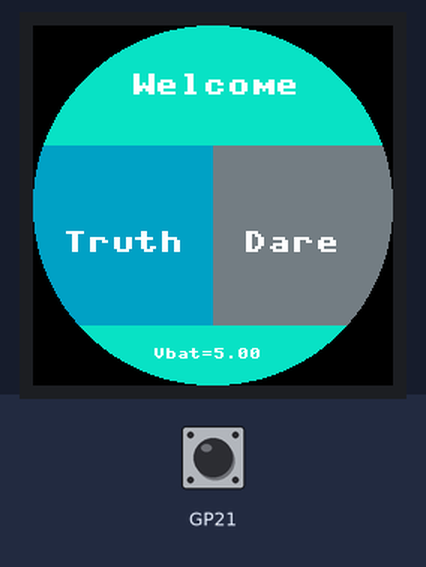
Bench run of a program on a simulated Raspberry Pi Pico running MicroPython. Parts: 240×240 colour display. Inputs (shaded band) come from the test bench; at power-on: GP21 HIGH. Random numbers come from a fixed seed; what the program prints to the serial console is not drawn.

Above: at 0.3 s.

The program:

main.py
```python
from machine import Pin,I2C,SPI,PWM,Timer,ADC
import framebuf
import time, random
Vbat_Pin = 29

#Pin definition  引脚定义
I2C_SDA = 6
I2C_SDL = 7
I2C_INT = 17
I2C_RST = 16

DC = 8
CS = 9
SCK = 10
MOSI = 11
MISO = 12
RST = 13

BL = 25

""

#LCD Driver  LCD驱动
class LCD_1inch28(framebuf.FrameBuffer):
    def __init__(self): #SPI initialization  SPI初始化
        self.width = 240
        self.height = 240

        self.cs = Pin(CS,Pin.OUT)
        self.rst = Pin(RST,Pin.OUT)

        self.cs(1)
        self.spi = SPI(1,100_000_000,polarity=0, phase=0,bits= 8,sck=Pin(SCK),mosi=Pin(MOSI),miso=None)
        self.dc = Pin(DC,Pin.OUT)
        self.dc(1)
        self.buffer = bytearray(self.height * self.width * 2)
        super().__init__(self.buffer, self.width, self.height, framebuf.RGB565)
        self.init_display()

        #Define color, Micropython fixed to BRG format  定义颜色，Micropython固定为BRG格式
        self.red   =   0x07E0
        self.green =   0x001f
        self.blue  =   0xf800
        self.white =   0xffff
        self.black =   0x0000
        self.brown =   0X8430

        self.fill(self.white) #Clear screen  清屏
        self.show()#Show  显示

        self.pwm = PWM(Pin(BL))
        self.pwm.freq(5000) #Turn on the backlight  开背光

    def write_cmd(self, cmd): #Write command  写命令
        self.cs(1)
        self.dc(0)
        self.cs(0)
        self.spi.write(bytearray([cmd]))
        self.cs(1)

    def write_data(self, buf): #Write data  写数据
        self.cs(1)
        self.dc(1)
        self.cs(0)
        self.spi.write(bytearray([buf]))
        self.cs(1)

    def set_bl_pwm(self,duty): #Set screen brightness  设置屏幕亮度
        self.pwm.duty_u16(duty)#max 65535

    def init_display(self): #LCD initialization  LCD初始化
        """Initialize dispaly"""
        self.rst(1)
        time.sleep(0.01)
        self.rst(0)
        time.sleep(0.01)
        self.rst(1)
        time.sleep(0.05)

        self.write_cmd(0xEF)
        self.write_cmd(0xEB)
        self.write_data(0x14)

        self.write_cmd(0xFE)
        self.write_cmd(0xEF)

        self.write_cmd(0xEB)
        self.write_data(0x14)

        self.write_cmd(0x84)
        self.write_data(0x40)

        self.write_cmd(0x85)
        self.write_data(0xFF)

        self.write_cmd(0x86)
        self.write_data(0xFF)

        self.write_cmd(0x87)
        self.write_data(0xFF)

        self.write_cmd(0x88)
        self.write_data(0x0A)

        self.write_cmd(0x89)
        self.write_data(0x21)

        self.write_cmd(0x8A)
        self.write_data(0x00)

        self.write_cmd(0x8B)
        self.write_data(0x80)

        self.write_cmd(0x8C)
        self.write_data(0x01)

        self.write_cmd(0x8D)
        self.write_data(0x01)

        self.write_cmd(0x8E)
        self.write_data(0xFF)

        self.write_cmd(0x8F)
        self.write_data(0xFF)


        self.write_cmd(0xB6)
        self.write_data(0x00)
        self.write_data(0x20)

        self.write_cmd(0x36)
        self.write_data(0x98)

        self.write_cmd(0x3A)
        self.write_data(0x05)


        self.write_cmd(0x90)
        self.write_data(0x08)
        self.write_data(0x08)
        self.write_data(0x08)
        self.write_data(0x08)

        self.write_cmd(0xBD)
        self.write_data(0x06)

        self.write_cmd(0xBC)
        self.write_data(0x00)

        self.write_cmd(0xFF)
        self.write_data(0x60)
        self.write_data(0x01)
        self.write_data(0x04)

        self.write_cmd(0xC3)
        self.write_data(0x13)
        self.write_cmd(0xC4)
        self.write_data(0x13)

        self.write_cmd(0xC9)
        self.write_data(0x22)

        self.write_cmd(0xBE)
        self.write_data(0x11)

        self.write_cmd(0xE1)
        self.write_data(0x10)
        self.write_data(0x0E)

        self.write_cmd(0xDF)
        self.write_data(0x21)
        self.write_data(0x0c)
        self.write_data(0x02)

        self.write_cmd(0xF0)
        self.write_data(0x45)
        self.write_data(0x09)
        self.write_data(0x08)
        self.write_data(0x08)
        self.write_data(0x26)
        self.write_data(0x2A)

        self.write_cmd(0xF1)
        self.write_data(0x43)
        self.write_data(0x70)
        self.write_data(0x72)
        self.write_data(0x36)
        self.write_data(0x37)
        self.write_data(0x6F)


        self.write_cmd(0xF2)
        self.write_data(0x45)
        self.write_data(0x09)
        self.write_data(0x08)
        self.write_data(0x08)
        self.write_data(0x26)
        self.write_data(0x2A)

        self.write_cmd(0xF3)
        self.write_data(0x43)
        self.write_data(0x70)
        self.write_data(0x72)
        self.write_data(0x36)
        self.write_data(0x37)
        self.write_data(0x6F)

        self.write_cmd(0xED)
        self.write_data(0x1B)
        self.write_data(0x0B)

        self.write_cmd(0xAE)
        self.write_data(0x77)

        self.write_cmd(0xCD)
        self.write_data(0x63)


        self.write_cmd(0x70)
        self.write_data(0x07)
        self.write_data(0x07)
        self.write_data(0x04)
        self.write_data(0x0E)
        self.write_data(0x0F)
        self.write_data(0x09)
        self.write_data(0x07)
        self.write_data(0x08)
        self.write_data(0x03)

        self.write_cmd(0xE8)
        self.write_data(0x34)

        self.write_cmd(0x62)
        self.write_data(0x18)
        self.write_data(0x0D)
        self.write_data(0x71)
        self.write_data(0xED)
        self.write_data(0x70)
        self.write_data(0x70)
        self.write_data(0x18)
        self.write_data(0x0F)
        self.write_data(0x71)
        self.write_data(0xEF)
        self.write_data(0x70)
        self.write_data(0x70)

        self.write_cmd(0x63)
        self.write_data(0x18)
        self.write_data(0x11)
        self.write_data(0x71)
        self.write_data(0xF1)
        self.write_data(0x70)
        self.write_data(0x70)
        self.write_data(0x18)
        self.write_data(0x13)
        self.write_data(0x71)
        self.write_data(0xF3)
        self.write_data(0x70)
        self.write_data(0x70)

        self.write_cmd(0x64)
        self.write_data(0x28)
        self.write_data(0x29)
        self.write_data(0xF1)
        self.write_data(0x01)
        self.write_data(0xF1)
        self.write_data(0x00)
        self.write_data(0x07)

        self.write_cmd(0x66)
        self.write_data(0x3C)
        self.write_data(0x00)
        self.write_data(0xCD)
        self.write_data(0x67)
        self.write_data(0x45)
        self.write_data(0x45)
        self.write_data(0x10)
        self.write_data(0x00)
        self.write_data(0x00)
        self.write_data(0x00)

        self.write_cmd(0x67)
        self.write_data(0x00)
        self.write_data(0x3C)
        self.write_data(0x00)
        self.write_data(0x00)
        self.write_data(0x00)
        self.write_data(0x01)
        self.write_data(0x54)
        self.write_data(0x10)
        self.write_data(0x32)
        self.write_data(0x98)

        self.write_cmd(0x74)
        self.write_data(0x10)
        self.write_data(0x85)
        self.write_data(0x80)
        self.write_data(0x00)
        self.write_data(0x00)
        self.write_data(0x4E)
        self.write_data(0x00)

        self.write_cmd(0x98)
        self.write_data(0x3e)
        self.write_data(0x07)

        self.write_cmd(0x35)
        self.write_cmd(0x21)

        self.write_cmd(0x11)

        self.write_cmd(0x29)

    #设置窗口
    def setWindows(self,Xstart,Ystart,Xend,Yend):
        self.write_cmd(0x2A)
        self.write_data(0x00)
        self.write_data(Xstart)
        self.write_data(0x00)
        self.write_data(Xend-1)

        self.write_cmd(0x2B)
        self.write_data(0x00)
        self.write_data(Ystart)
        self.write_data(0x00)
        self.write_data(Yend-1)

        self.write_cmd(0x2C)

    #Show  显示
    def show(self):
        self.setWindows(0,0,self.width,self.height)

        self.cs(1)
        self.dc(1)
        self.cs(0)
        self.spi.write(self.buffer)
        self.cs(1)

    '''
        Partial display, the starting point of the local
        display here is reduced by 10, and the end point
        is increased by 10
    '''
    #Partial display, the starting point of the local display here is reduced by 10, and the end point is increased by 10
    #局部显示，这里的局部显示起点减少10，终点增加10
    def Windows_show(self,Xstart,Ystart,Xend,Yend):
        if Xstart > Xend:
            data = Xstart
            Xstart = Xend
            Xend = data

        if (Ystart > Yend):
            data = Ystart
            Ystart = Yend
            Yend = data

        if Xstart <= 10:
            Xstart = 10
        if Ystart <= 10:
            Ystart = 10

        Xstart -= 10;Xend += 10
        Ystart -= 10;Yend += 10

        self.setWindows(Xstart,Ystart,Xend,Yend)
        self.cs(1)
        self.dc(1)
        self.cs(0)
        for i in range (Ystart,Yend-1):
            Addr = (Xstart * 2) + (i * 240 * 2)
            self.spi.write(self.buffer[Addr : Addr+((Xend-Xstart)*2)])
        self.cs(1)

    #Write characters, size is the font size, the minimum is 1
    #写字符，size为字体大小,最小为1
    def write_text(self,text,x,y,size,color):
        ''' Method to write Text on OLED/LCD Displays
            with a variable font size

            Args:
                text: the string of chars to be displayed
                x: x co-ordinate of starting position
                y: y co-ordinate of starting position
                size: font size of text
                color: color of text to be displayed
        '''
        background = self.pixel(x,y)
        info = []
        # Creating reference charaters to read their values
        self.text(text,x,y,color)
        for i in range(x,x+(8*len(text))):
            for j in range(y,y+8):
                # Fetching amd saving details of pixels, such as
                # x co-ordinate, y co-ordinate, and color of the pixel
                offsetFromRight = 0
                pixelX = i
                pixelY = j

                # $$ EXPERIMENTAL $$
                if i >= 240-offsetFromRight: # If text goes past 240px (watch width), it pushes it to next line
                    pixelX = x
                    pixelY = j+15 # Height between text

                px_color = self.pixel(pixelX,pixelY)
                info.append((pixelX,pixelY,px_color)) if px_color == color else None
        # Clearing the reference characters from the screen
        self.text(text,x,y,background)
        # Writing the custom-sized font characters on screen
        for px_info in info:
            self.fill_rect(size*px_info[0] - (size-1)*x , size*px_info[1] - (size-1)*y, size, size, px_info[2])


#Touch drive  触摸驱动
class Touch_CST816T(object):
    #Initialize the touch chip  初始化触摸芯片
    def __init__(self,address=0x15,mode=0,i2c_num=1,i2c_sda=6,i2c_scl=7,int_pin=21,rst_pin=22,LCD=None):
        self._bus = I2C(id=i2c_num,scl=Pin(i2c_scl),sda=Pin(i2c_sda),freq=400_000) #Initialize I2C 初始化I2C
        self._address = address #Set slave address  设置从机地址
        self.int=Pin(int_pin,Pin.IN, Pin.PULL_UP)
        self.tim = Timer()
        self.rst=Pin(rst_pin,Pin.OUT)
        self.Reset()
        bRet=self.WhoAmI()
        if bRet :
            print("Success:Detected CST816T.")
            Rev= self.Read_Revision()
            print("CST816T Revision = {}".format(Rev))
            self.Stop_Sleep()
        else    :
            print("Error: Not Detected CST816T.")
            return None
        self.Mode = mode
        self.Gestures="None"
        self.Flag = self.Flgh =self.l = 0
        self.X_point = self.Y_point = 0
        self.int.irq(handler=self.Int_Callback,trigger=Pin.IRQ_FALLING)

    def _read_byte(self,cmd):
        rec=self._bus.readfrom_mem(int(self._address),int(cmd),1)
        return rec[0]

    def _read_block(self, reg, length=1):
        rec=self._bus.readfrom_mem(int(self._address),int(reg),length)
        return rec

    def _write_byte(self,cmd,val):
        self._bus.writeto_mem(int(self._address),int(cmd),bytes([int(val)]))

    def WhoAmI(self):
        if (0xB5) != self._read_byte(0xA7):
            return False
        return True

    def Read_Revision(self):
        return self._read_byte(0xA9)

    #Stop sleeping  停止睡眠
    def Stop_Sleep(self):
        self._write_byte(0xFE,0x01)

    #Reset  复位
    def Reset(self):
        self.rst(0)
        time.sleep_ms(1)
        self.rst(1)
        time.sleep_ms(50)

    #Set mode  设置模式
    def Set_Mode(self,mode,callback_time=10,rest_time=5):
        # mode = 0 gestures mode
        # mode = 1 point mode
        # mode = 2 mixed mode
        if (mode == 1):
            self._write_byte(0xFA,0X41)

        elif (mode == 2) :
            self._write_byte(0xFA,0X71)

        else:
            self._write_byte(0xFA,0X11)
            self._write_byte(0xEC,0X01)

    #Get the coordinates of the touch  获取触摸的坐标
    def get_point(self):
        xy_point = self._read_block(0x03,4)

        x_point= ((xy_point[0]&0x0f)<<8)+xy_point[1]
        y_point= ((xy_point[2]&0x0f)<<8)+xy_point[3]

        self.X_point=x_point
        self.Y_point=y_point

    def Int_Callback(self,pin):
        if self.Mode == 0 :
            self.Gestures = self._read_byte(0x01)

        elif self.Mode == 1:
            self.Flag = 1
            self.get_point()

    def Timer_callback(self,t):
        self.l += 1
        if self.l > 100:
            self.l = 50

class QMI8658(object):
    def __init__(self,address=0X6B):
        self._address = address
        self._bus = I2C(id=1,scl=Pin(I2C_SDL),sda=Pin(I2C_SDA),freq=100_000)
        bRet=self.WhoAmI()
        if bRet :
            self.Read_Revision()
        else    :
            return NULL
        self.Config_apply()

    def _read_byte(self,cmd):
        rec=self._bus.readfrom_mem(int(self._address),int(cmd),1)
        return rec[0]
    def _read_block(self, reg, length=1):
        rec=self._bus.readfrom_mem(int(self._address),int(reg),length)
        return rec
    def _read_u16(self,cmd):
        LSB = self._bus.readfrom_mem(int(self._address),int(cmd),1)
        MSB = self._bus.readfrom_mem(int(self._address),int(cmd)+1,1)
        return (MSB[0] << 8) + LSB[0]
    def _write_byte(self,cmd,val):
        self._bus.writeto_mem(int(self._address),int(cmd),bytes([int(val)]))

    def WhoAmI(self):
        bRet=False
        if (0x05) == self._read_byte(0x00):
            bRet = True
        return bRet
    def Read_Revision(self):
        return self._read_byte(0x01)
    def Config_apply(self):
        # REG CTRL1
        self._write_byte(0x02,0x60)
        # REG CTRL2 : QMI8658AccRange_8g  and QMI8658AccOdr_1000Hz
        self._write_byte(0x03,0x23)
        # REG CTRL3 : QMI8658GyrRange_512dps and QMI8658GyrOdr_1000Hz
        self._write_byte(0x04,0x53)
        # REG CTRL4 : No
        self._write_byte(0x05,0x00)
        # REG CTRL5 : Enable Gyroscope And Accelerometer Low-Pass Filter
        self._write_byte(0x06,0x11)
        # REG CTRL6 : Disables Motion on Demand.
        self._write_byte(0x07,0x00)
        # REG CTRL7 : Enable Gyroscope And Accelerometer
        self._write_byte(0x08,0x03)

    def Read_Raw_XYZ(self):
        xyz=[0,0,0,0,0,0]
        raw_timestamp = self._read_block(0x30,3)
        raw_acc_xyz=self._read_block(0x35,6)
        raw_gyro_xyz=self._read_block(0x3b,6)
        raw_xyz=self._read_block(0x35,12)
        timestamp = (raw_timestamp[2]<<16)|(raw_timestamp[1]<<8)|(raw_timestamp[0])
        for i in range(6):
            # xyz[i]=(raw_acc_xyz[(i*2)+1]<<8)|(raw_acc_xyz[i*2])
            # xyz[i+3]=(raw_gyro_xyz[((i+3)*2)+1]<<8)|(raw_gyro_xyz[(i+3)*2])
            xyz[i] = (raw_xyz[(i*2)+1]<<8)|(raw_xyz[i*2])
            if xyz[i] >= 32767:
                xyz[i] = xyz[i]-65535
        return xyz
    def Read_XYZ(self):
        xyz=[0,0,0,0,0,0]
        raw_xyz=self.Read_Raw_XYZ()
        #QMI8658AccRange_8g
        acc_lsb_div=(1<<12)
        #QMI8658GyrRange_512dps
        gyro_lsb_div = 64
        for i in range(3):
            xyz[i]=raw_xyz[i]/acc_lsb_div#(acc_lsb_div/1000.0)
            xyz[i+3]=raw_xyz[i+3]*1.0/gyro_lsb_div
        return xyz


currentScreen = 1
type = ""
answered = False

truths = [
    "Have you ever had a crush on someone you weren't supposed to?",
    "What's the most embarrassing text you've sent?",
    "What's something you wish people knew about you, but you're too shy to tell?",
    "What's the most childish thing you've done recently?",
    "Have you ever pretended to like a song or show just to impress someone?",
    "What's one secret you've never told anyone?",
    "Who in this group would you swap lives with for a day?",
    "Have you ever lied about where you were going?",
    "Have you ever had a crush on a friend's sibling?",
    "What's the craziest thing you've done on a dare?",
    "What's your worst habit?",
    "Have you ever been caught in a lie?",
    "What's the most trouble you've gotten into at home or school?",
    "What's the longest you've gone without showering?",
    "What's the most awkward encounter you've had with someone you liked?",
    "What's something you've done that you would never want your parents to find out about?",
    "What's the biggest lie you've told to avoid hanging out with someone?",
    "What's the most embarrassing thing you've said or done in front of a crush?",
    "What's the most awkward thing that's happened to you on social media?",
    "Have you ever lied about liking something just to fit in?"
]

dares = [
    "Send a random “I miss you” text to someone you haven't talked to in a while.",
    "Post an embarrassing or funny photo on your story for 10 minutes.",
    "Whisper a secret to the person sitting closest to you.",
    "Walk up to a stranger and ask for a high five.",
    "Do your best impersonation of someone in the room.",
    "Wear socks on your hands for the next three turns.",
    "Send the last song you listened to someone random in your contacts.",
    "Send a text to your crush saying, “I had a dream about you.”",
    "Let someone read your last five text messages out loud.",
    "Pretend to be in a dramatic movie scene for 30 seconds.",
    "Sing the chorus of your favorite song out loud.",
    "Pretend to call someone and have an awkward conversation.",
    "Attempt to moonwalk across the room.",
    "Let the group choose a random photo on your phone and set it as your lock screen.",
    "Close your eyes and let someone feed you something.",
    "Let someone look through your most recent search history.",
    "Imitate your favorite social media influencer for 1 minute.",
    "Message the last person you DMed, “Can we talk?” and don't explain why.",
    "Let someone else style your hair however they want.",
    "Spin around 10 times and try to walk in a straight line."

]

def startingScreen():
    Vbat= ADC(Pin(Vbat_Pin))
    LCD.fill(LCD.white)
    LCD.fill_rect(0,0,240,80,0x180f)
    LCD.write_text("Welcome",65,32, 2,LCD.white)

    LCD.fill_rect(0,80,120,120,0x1805)

    LCD.write_text("Truth",20,140-3,2,LCD.white)
    LCD.fill_rect(120,80,120,120,0xF073)
    LCD.write_text("Dare",140,140-3,2 ,LCD.white)

    LCD.fill_rect(0,200,240,40,0x180f)
    reading = Vbat.read_u16()*3.3/65535 * 3
    LCD.text("Vbat={:.2f}".format(reading),80,215,LCD.white)
    LCD.show()

def game():
    if type == "truth":
        LCD.fill(LCD.white)
        LCD.write_text(random.choice(truths), 50, 100, 2, LCD.black)
    if type == "dare":
        LCD.fill(LCD.black)
        LCD.write_text(random.choice(dares), 50, 100, 2, LCD.white)

    LCD.fill_rect(65, 150, 100, 30, LCD.red)
    LCD.write_text("Answered", 70, 150, 1, LCD.white)
    LCD.show()

LCD = LCD_1inch28()
LCD.set_bl_pwm(65535)

qmi8658=QMI8658()

Touch=Touch_CST816T(mode=1,LCD=LCD)

startingScreen()

Touch.Set_Mode(1)

try:
    while True:
        # Button click detection
        if (Touch.X_point > 0 and Touch.X_point < 120) and (Touch.Y_point > 80 and Touch.Y_point < 200) and currentScreen == 1: # truth button
            currentScreen = 2
            type = "truth"
        if (Touch.X_point > 120 and Touch.X_point < 240) and (Touch.Y_point > 80 and Touch.Y_point < 200)  and currentScreen == 1: # dare button
            currentScreen = 2
            type = "dare"
            game()
        if (Touch.X_point > 65 and Touch.X_point < 165) and (Touch.Y_point > 150 and Touch.Y_point < 180)  and currentScreen == 2: # reset button
            currentScreen = 1
            answered = True
        Touch.X_point = 0
        Touch.Y_point = 0

        # Angular velocity check using gyroscope (for tilting up)
        # The gyroscope module the board measures tilt using DPS, meaning degrees per second
        # https://github.com/ALICHOUCHENE/Qmi8658c

        if answered:
            threshold = 60 # how many dps needed to trigger a reaction
            xyz=qmi8658.Read_XYZ() # gets gyroscope recordings

            angularVelocityX = xyz[3] # I'm guessing tilting up uses X axis rotation, but it may also be Y axis, so change to xyz[4] if it needs y-axis rotation
            if abs(angularVelocityX) < threshold: # checks if dps is greater than threshold:
                currentScreen = 1
                startingScreen()


        time.sleep(0.1) # 100 ms delays between checks


except KeyboardInterrupt:
    pass
```
